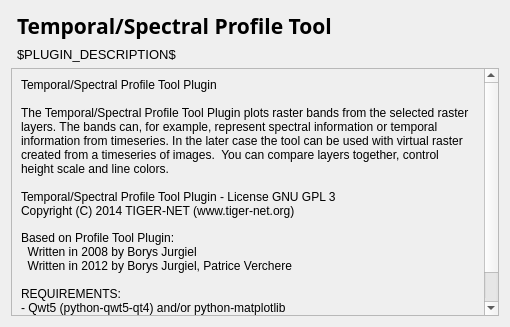
<?xml version="1.0" encoding="UTF-8"?>
<ui version="4.0">
 <class>DlgAbout</class>
 <widget class="QDialog" name="DlgAbout">
  <property name="geometry">
   <rect>
    <x>0</x>
    <y>0</y>
    <width>510</width>
    <height>327</height>
   </rect>
  </property>
  <property name="windowTitle">
   <string>Dialog</string>
  </property>
  <layout class="QGridLayout" name="gridLayout">
   <item row="0" column="1">
    <widget class="QLabel" name="title">
     <property name="sizePolicy">
      <sizepolicy hsizetype="Expanding" vsizetype="Expanding">
       <horstretch>0</horstretch>
       <verstretch>0</verstretch>
      </sizepolicy>
     </property>
     <property name="font">
      <font>
       <family>Sans Serif</family>
       <pointsize>16</pointsize>
       <weight>75</weight>
       <bold>true</bold>
      </font>
     </property>
     <property name="text">
      <string>Temporal/Spectral Profile Tool</string>
     </property>
    </widget>
   </item>
   <item row="1" column="1">
    <widget class="QLabel" name="description">
     <property name="sizePolicy">
      <sizepolicy hsizetype="Expanding" vsizetype="Expanding">
       <horstretch>0</horstretch>
       <verstretch>0</verstretch>
      </sizepolicy>
     </property>
     <property name="font">
      <font>
       <pointsize>10</pointsize>
      </font>
     </property>
     <property name="text">
      <string>$PLUGIN_DESCRIPTION$</string>
     </property>
     <property name="wordWrap">
      <bool>true</bool>
     </property>
    </widget>
   </item>
   <item row="2" column="0" colspan="2">
    <widget class="QScrollArea" name="scrollArea_2">
     <property name="widgetResizable">
      <bool>true</bool>
     </property>
     <widget class="QWidget" name="scrollAreaWidgetContents_2">
      <property name="geometry">
       <rect>
        <x>0</x>
        <y>0</y>
        <width>496</width>
        <height>259</height>
       </rect>
      </property>
      <layout class="QVBoxLayout" name="verticalLayout_3">
       <item>
        <widget class="QLabel" name="label_3">
         <property name="sizePolicy">
          <sizepolicy hsizetype="Preferred" vsizetype="Preferred">
           <horstretch>0</horstretch>
           <verstretch>0</verstretch>
          </sizepolicy>
         </property>
         <property name="minimumSize">
          <size>
           <width>10</width>
           <height>10</height>
          </size>
         </property>
         <property name="cursor">
          <cursorShape>ArrowCursor</cursorShape>
         </property>
         <property name="focusPolicy">
          <enum>Qt::NoFocus</enum>
         </property>
         <property name="frameShape">
          <enum>QFrame::NoFrame</enum>
         </property>
         <property name="text">
          <string>&lt;!DOCTYPE HTML PUBLIC &quot;-//W3C//DTD HTML 4.0//EN&quot; &quot;http://www.w3.org/TR/REC-html40/strict.dtd&quot;&gt;
&lt;html&gt;&lt;head&gt;&lt;meta name=&quot;qrichtext&quot; content=&quot;1&quot; /&gt;&lt;style type=&quot;text/css&quot;&gt;
p, li { white-space: pre-wrap; }
&lt;/style&gt;&lt;/head&gt;&lt;body style=&quot; font-family:'MS Shell Dlg 2'; font-size:8pt; font-weight:400; font-style:normal;&quot;&gt;
&lt;p style=&quot; margin-top:0px; margin-bottom:0px; margin-left:0px; margin-right:0px; -qt-block-indent:0; text-indent:0px;&quot;&gt;&lt;span style=&quot; font-family:'Sans Serif'; font-size:9pt;&quot;&gt;Temporal/Spectral Profile Tool Plugin&lt;/span&gt;&lt;/p&gt;
&lt;p style=&quot;-qt-paragraph-type:empty; margin-top:0px; margin-bottom:0px; margin-left:0px; margin-right:0px; -qt-block-indent:0; text-indent:0px; font-family:'Sans Serif'; font-size:9pt;&quot;&gt;&lt;br /&gt;&lt;/p&gt;
&lt;p style=&quot; margin-top:0px; margin-bottom:0px; margin-left:0px; margin-right:0px; -qt-block-indent:0; text-indent:0px;&quot;&gt;&lt;span style=&quot; font-family:'Sans Serif'; font-size:9pt;&quot;&gt;The Temporal/Spectral Profile Tool Plugin plots raster bands from the selected raster layers. The bands can, for example, represent spectral information or temporal information from timeseries. In the later case the tool can be used with virtual raster created from a timeseries of images.  You can compare layers together, control height scale and line colors.&lt;/span&gt;&lt;/p&gt;
&lt;p style=&quot;-qt-paragraph-type:empty; margin-top:0px; margin-bottom:0px; margin-left:0px; margin-right:0px; -qt-block-indent:0; text-indent:0px; font-family:'Sans Serif'; font-size:9pt;&quot;&gt;&lt;br /&gt;&lt;/p&gt;
&lt;p style=&quot; margin-top:0px; margin-bottom:0px; margin-left:0px; margin-right:0px; -qt-block-indent:0; text-indent:0px;&quot;&gt;&lt;span style=&quot; font-family:'Sans Serif'; font-size:9pt;&quot;&gt;Temporal/Spectral Profile Tool Plugin - License GNU GPL 3&lt;/span&gt;&lt;/p&gt;
&lt;p style=&quot; margin-top:0px; margin-bottom:0px; margin-left:0px; margin-right:0px; -qt-block-indent:0; text-indent:0px;&quot;&gt;&lt;span style=&quot; font-family:'Sans'; font-size:9pt;&quot;&gt;Copyright (C) 2014 TIGER-NET (www.tiger-net.org)&lt;/span&gt;&lt;/p&gt;
&lt;p style=&quot;-qt-paragraph-type:empty; margin-top:0px; margin-bottom:0px; margin-left:0px; margin-right:0px; -qt-block-indent:0; text-indent:0px;&quot;&gt;&lt;br /&gt;&lt;/p&gt;
&lt;p style=&quot; margin-top:0px; margin-bottom:0px; margin-left:0px; margin-right:0px; -qt-block-indent:0; text-indent:0px;&quot;&gt;&lt;span style=&quot; font-family:'Sans'; font-size:9pt;&quot;&gt;Based on Profile Tool Plugin:&lt;/span&gt;&lt;/p&gt;
&lt;p style=&quot; margin-top:0px; margin-bottom:0px; margin-left:0px; margin-right:0px; -qt-block-indent:0; text-indent:0px;&quot;&gt;&lt;span style=&quot; font-family:'Sans Serif'; font-size:9pt;&quot;&gt;  Written in 2008 by Borys Jurgiel&lt;/span&gt;&lt;/p&gt;
&lt;p style=&quot; margin-top:0px; margin-bottom:0px; margin-left:0px; margin-right:0px; -qt-block-indent:0; text-indent:0px;&quot;&gt;&lt;span style=&quot; font-family:'Sans Serif'; font-size:9pt;&quot;&gt;  Written in 2012 by Borys Jurgiel, Patrice Verchere&lt;/span&gt;&lt;/p&gt;
&lt;p style=&quot;-qt-paragraph-type:empty; margin-top:0px; margin-bottom:0px; margin-left:0px; margin-right:0px; -qt-block-indent:0; text-indent:0px; font-family:'Sans Serif'; font-size:9pt;&quot;&gt;&lt;br /&gt;&lt;/p&gt;
&lt;p style=&quot; margin-top:0px; margin-bottom:0px; margin-left:0px; margin-right:0px; -qt-block-indent:0; text-indent:0px;&quot;&gt;&lt;span style=&quot; font-family:'Sans Serif'; font-size:9pt;&quot;&gt;REQUIREMENTS:&lt;/span&gt;&lt;/p&gt;
&lt;p style=&quot; margin-top:0px; margin-bottom:0px; margin-left:0px; margin-right:0px; -qt-block-indent:0; text-indent:0px;&quot;&gt;&lt;span style=&quot; font-family:'Sans Serif'; font-size:9pt;&quot;&gt;- Qwt5 (python-qwt5-qt4) and/or python-matplotlib&lt;/span&gt;&lt;/p&gt;
&lt;p style=&quot; margin-top:0px; margin-bottom:0px; margin-left:0px; margin-right:0px; -qt-block-indent:0; text-indent:0px;&quot;&gt;&lt;span style=&quot; font-family:'Sans Serif'; font-size:9pt;&quot;&gt;- QT ver 4.1 for saving to PDF and 4.3 for saving to SVG&lt;/span&gt;&lt;/p&gt;
&lt;p style=&quot;-qt-paragraph-type:empty; margin-top:0px; margin-bottom:0px; margin-left:0px; margin-right:0px; -qt-block-indent:0; text-indent:0px; font-family:'Sans Serif'; font-size:9pt;&quot;&gt;&lt;br /&gt;&lt;/p&gt;&lt;/body&gt;&lt;/html&gt;</string>
         </property>
         <property name="textFormat">
          <enum>Qt::AutoText</enum>
         </property>
         <property name="scaledContents">
          <bool>false</bool>
         </property>
         <property name="alignment">
          <set>Qt::AlignLeading|Qt::AlignLeft|Qt::AlignTop</set>
         </property>
         <property name="wordWrap">
          <bool>true</bool>
         </property>
         <property name="openExternalLinks">
          <bool>true</bool>
         </property>
         <property name="textInteractionFlags">
          <set>Qt::LinksAccessibleByMouse</set>
         </property>
        </widget>
       </item>
      </layout>
     </widget>
    </widget>
   </item>
  </layout>
 </widget>
 <resources/>
 <connections/>
</ui>
